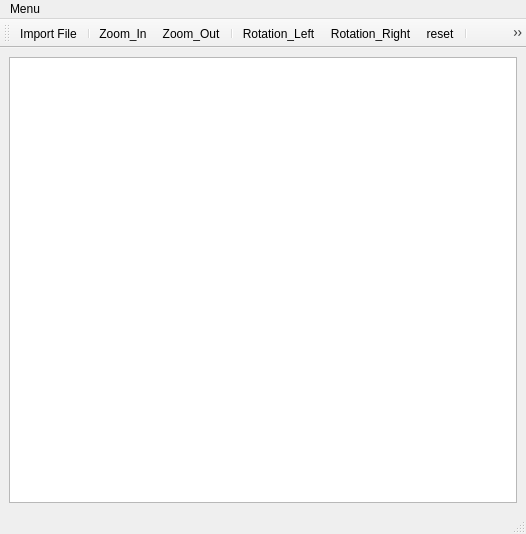
<?xml version="1.0" encoding="UTF-8"?>
<ui version="4.0">
 <class>MainWindow</class>
 <widget class="QMainWindow" name="MainWindow">
  <property name="geometry">
   <rect>
    <x>0</x>
    <y>0</y>
    <width>526</width>
    <height>534</height>
   </rect>
  </property>
  <property name="windowTitle">
   <string>Sort Map 1.0</string>
  </property>
  <widget class="QWidget" name="centralwidget">
   <layout class="QGridLayout" name="gridLayout">
    <item row="0" column="0">
     <widget class="Viewer" name="graphicsView"/>
    </item>
   </layout>
  </widget>
  <widget class="QMenuBar" name="menubar">
   <property name="geometry">
    <rect>
     <x>0</x>
     <y>0</y>
     <width>526</width>
     <height>24</height>
    </rect>
   </property>
   <widget class="QMenu" name="menuMenu">
    <property name="title">
     <string>Menu</string>
    </property>
    <addaction name="action_Import_File"/>
    <addaction name="action_Lot_Dialog"/>
    <addaction name="action_Ink_Off"/>
    <addaction name="action_Stack_Map"/>
    <addaction name="action_Map_Setting"/>
   </widget>
   <addaction name="menuMenu"/>
  </widget>
  <widget class="QStatusBar" name="statusbar">
   <property name="baseSize">
    <size>
     <width>0</width>
     <height>20</height>
    </size>
   </property>
   <property name="palette">
    <palette>
     <active>
      <colorrole role="WindowText">
       <brush brushstyle="SolidPattern">
        <color alpha="255">
         <red>33</red>
         <green>255</green>
         <blue>6</blue>
        </color>
       </brush>
      </colorrole>
     </active>
     <inactive>
      <colorrole role="WindowText">
       <brush brushstyle="SolidPattern">
        <color alpha="255">
         <red>33</red>
         <green>255</green>
         <blue>6</blue>
        </color>
       </brush>
      </colorrole>
     </inactive>
     <disabled>
      <colorrole role="WindowText">
       <brush brushstyle="SolidPattern">
        <color alpha="255">
         <red>127</red>
         <green>127</green>
         <blue>127</blue>
        </color>
       </brush>
      </colorrole>
     </disabled>
    </palette>
   </property>
   <property name="autoFillBackground">
    <bool>false</bool>
   </property>
  </widget>
  <widget class="QToolBar" name="toolBar">
   <property name="windowTitle">
    <string>toolBar</string>
   </property>
   <property name="allowedAreas">
    <set>Qt::BottomToolBarArea|Qt::LeftToolBarArea|Qt::RightToolBarArea</set>
   </property>
   <attribute name="toolBarArea">
    <enum>TopToolBarArea</enum>
   </attribute>
   <attribute name="toolBarBreak">
    <bool>false</bool>
   </attribute>
   <addaction name="action_Import_File"/>
   <addaction name="separator"/>
   <addaction name="action_Zoom_In"/>
   <addaction name="action_Zoom_Out"/>
   <addaction name="separator"/>
   <addaction name="action_Rotation_Left"/>
   <addaction name="action_Rotation_Right"/>
   <addaction name="action_Reset"/>
   <addaction name="separator"/>
   <addaction name="action_Lot_Dialog"/>
   <addaction name="action_Ink_Off"/>
   <addaction name="action_Stack_Map"/>
   <addaction name="separator"/>
   <addaction name="action_Map_Setting"/>
  </widget>
  <action name="action_Ink_Off">
   <property name="checkable">
    <bool>true</bool>
   </property>
   <property name="icon">
    <iconset resource="source.qrc">
     <normaloff>:/mainwindowIcon/icons8_quill_with_ink.ico</normaloff>:/mainwindowIcon/icons8_quill_with_ink.ico</iconset>
   </property>
   <property name="text">
    <string>Ink Off</string>
   </property>
   <property name="toolTip">
    <string>Select Ink Off Mode</string>
   </property>
  </action>
  <action name="action_Stack_Map">
   <property name="checkable">
    <bool>true</bool>
   </property>
   <property name="icon">
    <iconset resource="source.qrc">
     <normaloff>:/mainwindowIcon/icons8_stack.ico</normaloff>:/mainwindowIcon/icons8_stack.ico</iconset>
   </property>
   <property name="text">
    <string>Stack Map</string>
   </property>
  </action>
  <action name="action_Lot_Dialog">
   <property name="checkable">
    <bool>true</bool>
   </property>
   <property name="icon">
    <iconset resource="source.qrc">
     <normaloff>:/mainwindowIcon/icons8_electronics.ico</normaloff>:/mainwindowIcon/icons8_electronics.ico</iconset>
   </property>
   <property name="text">
    <string>Lot Dialog</string>
   </property>
  </action>
  <action name="action_Map_Setting">
   <property name="checkable">
    <bool>true</bool>
   </property>
   <property name="icon">
    <iconset resource="source.qrc">
     <normaloff>:/mainwindowIcon/icons8_automatic.ico</normaloff>:/mainwindowIcon/icons8_automatic.ico</iconset>
   </property>
   <property name="text">
    <string>Map Setting</string>
   </property>
  </action>
  <action name="action_Import_File">
   <property name="icon">
    <iconset resource="source.qrc">
     <normaloff>:/mainwindowIcon/icons8_import_csv.ico</normaloff>:/mainwindowIcon/icons8_import_csv.ico</iconset>
   </property>
   <property name="text">
    <string>Import File</string>
   </property>
  </action>
  <action name="action_Zoom_In">
   <property name="icon">
    <iconset resource="source.qrc">
     <normaloff>:/mainwindowIcon/icons8_zoom_in.ico</normaloff>:/mainwindowIcon/icons8_zoom_in.ico</iconset>
   </property>
   <property name="text">
    <string>Zoom_In</string>
   </property>
   <property name="toolTip">
    <string>Zoom In Map</string>
   </property>
  </action>
  <action name="action_Zoom_Out">
   <property name="icon">
    <iconset resource="source.qrc">
     <normaloff>:/mainwindowIcon/icons8_zoom_out.ico</normaloff>:/mainwindowIcon/icons8_zoom_out.ico</iconset>
   </property>
   <property name="text">
    <string>Zoom_Out</string>
   </property>
  </action>
  <action name="action_Reset">
   <property name="icon">
    <iconset resource="source.qrc">
     <normaloff>:/mainwindowIcon/icons8_refresh.ico</normaloff>:/mainwindowIcon/icons8_refresh.ico</iconset>
   </property>
   <property name="text">
    <string>reset</string>
   </property>
   <property name="toolTip">
    <string>Reset Map</string>
   </property>
  </action>
  <action name="action_Rotation_Left">
   <property name="icon">
    <iconset resource="source.qrc">
     <normaloff>:/mainwindowIcon/icons8_rotate_left.ico</normaloff>:/mainwindowIcon/icons8_rotate_left.ico</iconset>
   </property>
   <property name="text">
    <string>Rotation_Left</string>
   </property>
   <property name="toolTip">
    <string>Rotate Map Left</string>
   </property>
  </action>
  <action name="action_Rotation_Right">
   <property name="icon">
    <iconset resource="source.qrc">
     <normaloff>:/mainwindowIcon/icons8_rotate_right.ico</normaloff>:/mainwindowIcon/icons8_rotate_right.ico</iconset>
   </property>
   <property name="text">
    <string>Rotation_Right</string>
   </property>
   <property name="toolTip">
    <string>Rotate Map Right</string>
   </property>
  </action>
 </widget>
 <customwidgets>
  <customwidget>
   <class>Viewer</class>
   <extends>QGraphicsView</extends>
   <header>Widgets.h</header>
  </customwidget>
 </customwidgets>
 <resources>
  <include location="source.qrc"/>
 </resources>
 <connections/>
</ui>
